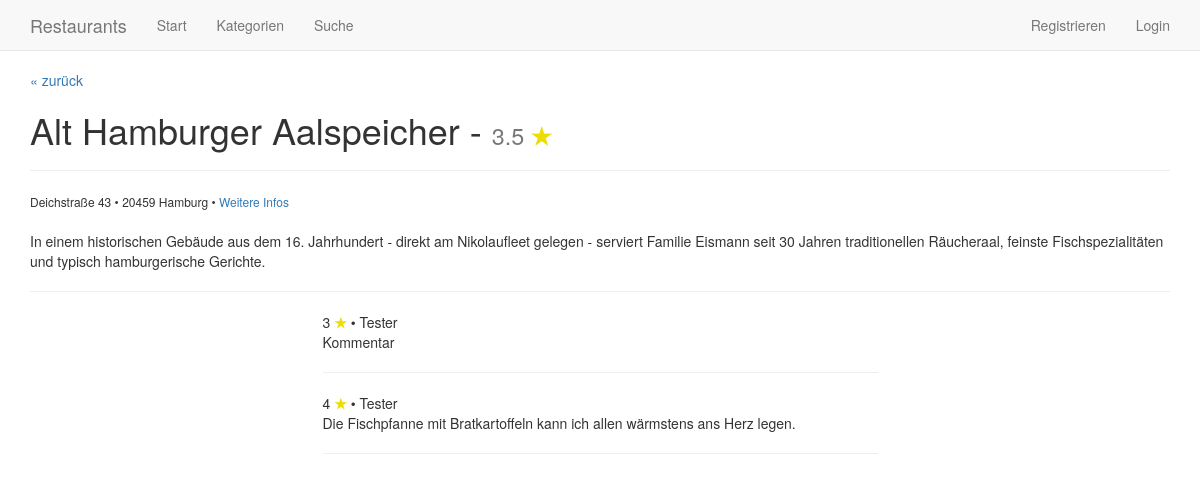
The page /detail/4 on the database its author committed.
### tables this page shows
CREATE TABLE restaurant (
        id INTEGER PRIMARY KEY,
        name TEXT,
        description TEXT,
        url TEXT,
        street TEXT,
        city TEXT,
        zip INTEGER      
);

CREATE TABLE rating (
	id INTEGER PRIMARY KEY,
	restaurant_id INTEGER,
	user_id INTEGER,
	rating INTEGER,
	text TEXT
);

CREATE TABLE user (
	id INTEGER PRIMARY KEY,
	name TEXT,
	email TEXT,
	password TEXT
);

### application.py (the view)
@app.route('/detail/<int:restaurant_id>')
def detail(restaurant_id): # Details zu einem Restaurant anzeigen
	restaurant = query_db('SELECT *, COALESCE(ROUND(AVG(rating), 1), 0.0) as avg_rating FROM restaurant LEFT JOIN rating ON restaurant.id = rating.restaurant_id WHERE restaurant.id = ?', (restaurant_id,), True)
	ratings = query_db('SELECT * FROM rating JOIN user ON rating.user_id = user.id WHERE restaurant_id = ?', (restaurant_id,))
	return render_template('detail.html', restaurant=restaurant, ratings=ratings, session_user=get_user(session.get('user_id')))

### application.py (called while the page is built)
def get_db():
	db = getattr(g, '_database', None)
	if db is None:
		db = g._database = sqlite3.connect(DATABASE)
	db.row_factory = sqlite3.Row
	return db

@app.teardown_appcontext
def close_connection(exception):
	db = getattr(g, '_database', None)
	if db is not None:
		db.close()

def query_db(query, args=(), one=False):
	cur = get_db().execute(query, args)
	rv = cur.fetchall()
	cur.close()
	return (rv[0] if rv else None) if one else rv

def get_user(user_id): # Einen User anhand seiner ID aus der Datenbank holen
	if user_id != None:
		user = query_db('SELECT * FROM user WHERE id = ?', (user_id,), True)
	else:
		user = None
	return user

### templates/detail.html (shortened to what this page needs)
{% extends "layout.html" %}
{% block navigation %}{{ super( ) }}{% endblock %}
{% block content %}
	<p><a href="#" onClick="window.history.back();">&laquo; zurück</a></p>
	<h1>{{ restaurant['name'] }} - <small>{{ restaurant['avg_rating'] }} <span style="color: #ED0;"><strong>&#9733;</strong></span></small></h1>
	<hr>
	<span style="font-size: 12px;">
		{{ restaurant['street'] }} &bull; {{ restaurant['zip'] }} {{ restaurant['city'] }} &bull;
		<a target="_blank" href="{{ restaurant['url'] }}">Weitere Infos</a><br><br>
	</span>
	<p>{{ restaurant['description'] }}</p>
	<hr>
	<div class="row">
		<div class="col-sm-offset-3 col-sm-6">
			{% for rating in ratings %}
				{{ rating['rating'] }} <span style="color: #ED0;"><strong>&#9733;</strong></span> &bull; {{ rating['name'] }}<br>{{ rating['text'] }}
				<hr>
			{%endfor%}
		</div>
	</div>
	</div>
{% endblock %}

### rows shown on the page
restaurant: name "Alt Hamburger Aalspeicher", street "Deichstraße 43", zip "20459", city "Hamburg", description "In einem historischen Gebäude aus dem 16. Jahrhundert - direkt am Nikolaufleet gelegen - serviert Familie Eismann seit 30 Jahren traditionellen Räucheraal, feinste Fischspezialitäten und typisch hamburgerische Gerichte."
rating: rating "3", name "Tester", text "Kommentar"
rating: rating "4", name "Tester", text "Die Fischpfanne mit Bratkartoffeln kann ich allen wärmstens ans Herz legen."

### other values the page prints
{{ restaurant['avg_rating'] }} "3.5"
